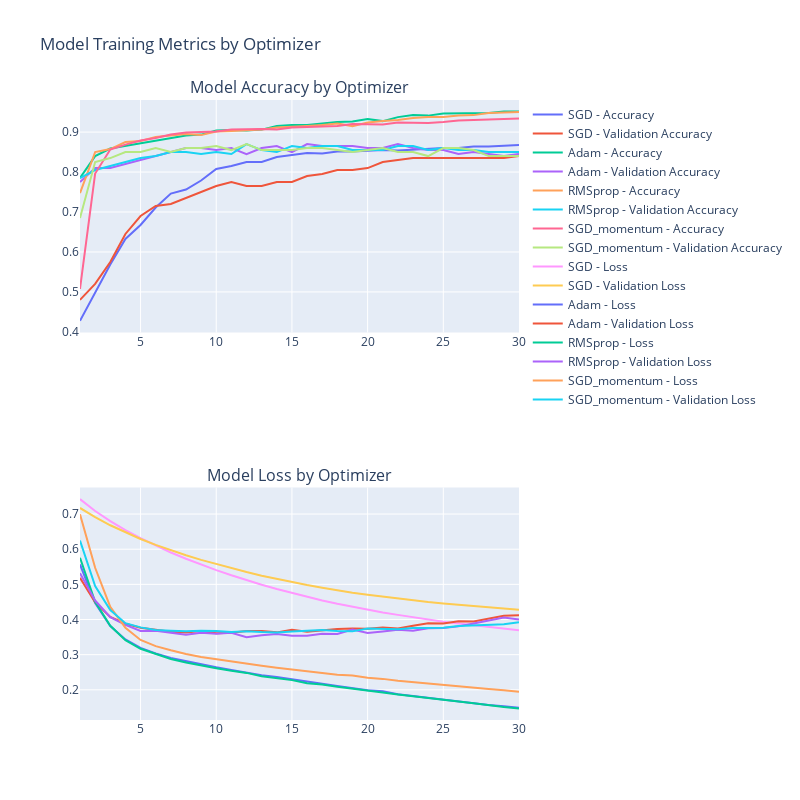

This figure's notebook cell:
### Code cell
plotly_go(hist_30_epochs_batch_64)
